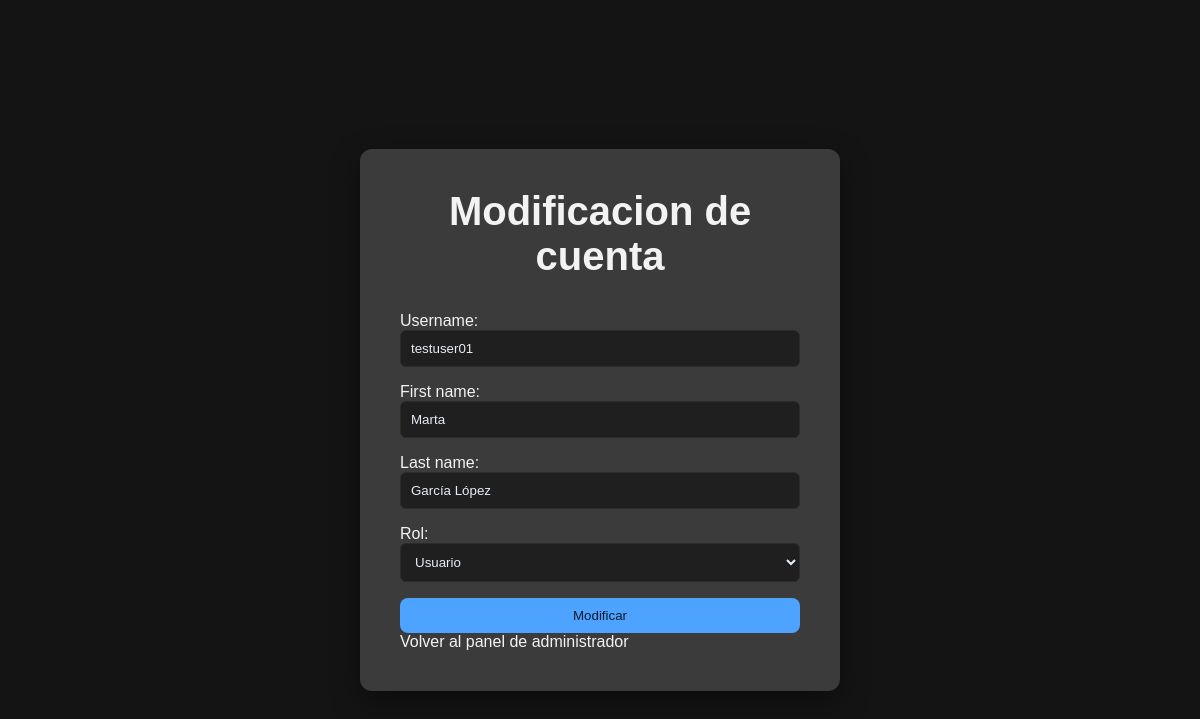
The app's page /panel_admin/2/editar_usuario (signed in) with its own data.
### registro/models.py (models this page shows)
class Usuario(AbstractUser): # Metodo con AbstractUser para usar el objeto de usuarios por defecto de django.
    ROL_CHOICES = [
        ("admin", "Administrador"),
        ("usuario", "Usuario"),
    ]
    rol = models.CharField(max_length=20, choices=ROL_CHOICES, default="usuario")

### registro/views.py (the view)
# urls.py: path("panel_admin/<int:id>/editar_usuario", editar_usuario, name="editar_usuario"),
@login_required
def editar_usuario(request, id): # Vista para editar la informacion del usuario llamando al formulario para modificar el usuario.
    if request.user.rol != "admin":
        return redirect("home")
    usuario_existente = Usuario.objects.get(id=id)
    if request.method == "POST":
        form = ModificacionCuenta(request.POST,instance=usuario_existente)
        if form.is_valid():
            usuario = form.save(commit=False)
            usuario.save()
            return redirect("panel_admin")
    else:
        form = ModificacionCuenta(instance=usuario_existente)
    return render(request, "registro/modificacion_cuenta.html", {"form": form})

### registro/forms.py
class ModificacionCuenta(forms.ModelForm): # Formulario para la modificacion de usuarios.
    class Meta:
        model = Usuario
        fields = ["username", "first_name", "last_name", "rol"]

### registro/context_processors.py (called while the page is built)
def inscripcion_context(request): # Metodo para guardar las inscripciones sin necesidad de vista.
    if request.user.is_authenticated:
        mi_inscripcion = Inscripcion.objects.filter(usuario=request.user).first()
    else:
        mi_inscripcion = None
    return {"mi_inscripcion": mi_inscripcion}

### registro/templates/registro/modificacion_cuenta.html (shortened to what this page needs)
{% extends "base.html" %}
{% block content %}
    <div class="pagina-form">
        <div class="tarjeta-form">
            <h2>Modificacion de cuenta</h2>
            <form action="" method="post">
                    {{ form.as_p }}
                    <button type="submit">Modificar</button>
            </form>
            <a href="{% url 'panel_admin' %}">Volver al panel de administrador</a>
        </div>
    </div>
{% endblock %}

### home/static/home/estilos.css (style rules this page uses)
body { background-color: rgb(20, 20, 20); margin: 0; font-family: 'Trebuchet MS', sans-serif; color: #f3f3f3; padding: 0; }
a { color: #f3f3f3; text-decoration: none; }
button { background-color: #4da3ff; color: #0b1a2e; border: none; padding: 10px 20px; border-radius: 8px; cursor: pointer; font-family: inherit; transition: 0.2s; }
.pagina-form { min-height: 100vh; display: flex; justify-content: center; align-items: center; padding: 20px; }
.tarjeta-form { background-color: #3B3B3B; border-radius: 12px; padding: 40px; width: 100%; max-width: 400px; box-shadow: 0 10px 30px rgba(0, 0, 0, 0.4); }
.tarjeta-form input { width: 100%; box-sizing: border-box; padding: 10px; border-radius: 6px; background-color: #1F1F1F; color: #e6edf5; border: 1px solid #2B2B2B; }
.tarjeta-form select { width: 100%; box-sizing: border-box; padding: 10px; border-radius: 6px; background-color: #1F1F1F; color: #e6edf5; border: 1px solid #2B2B2B; }
.tarjeta-form button { width: 100%; }
.tarjeta-form h2 { text-align: center; margin-top: 0; font-size: 40px; }

### records on screen
Usuario: username "testuser01", first_name "Marta", last_name "García López", rol "Usuario"
